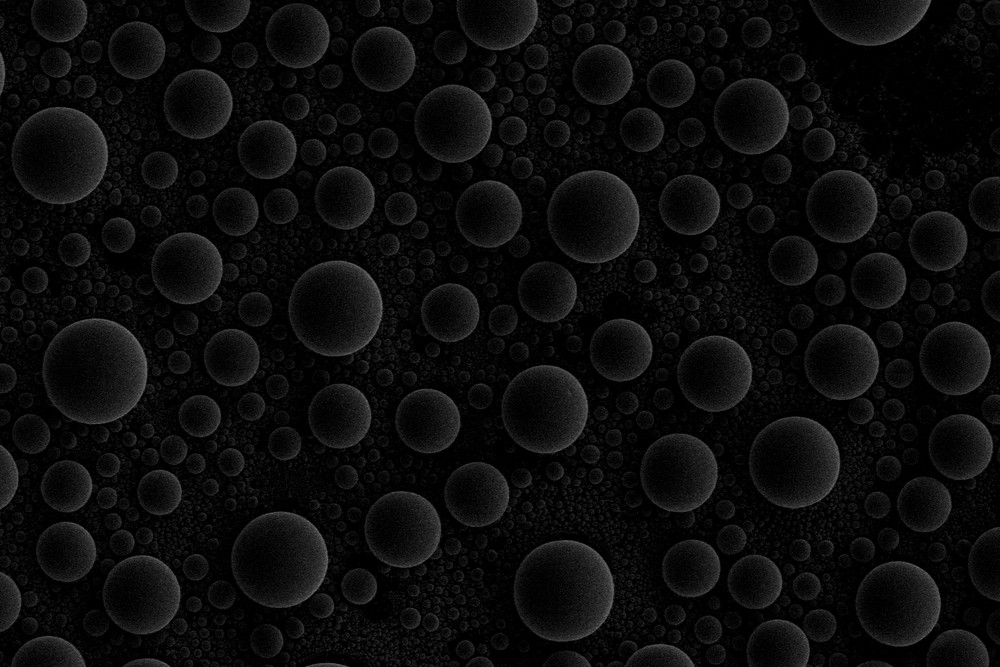
#> input picture data/cb/cb_003_0.57_0.33.png, 1000 x 667 px, shrunk from 1536 x 1024 before the run; its folder holds 4 pictures in this run
$ jupyter execute 01_CB_Solution1.ipynb
#> lines starting #> are read from the running program, lines starting #| are printed output that depends on the picture
[cell 1]
# Import the modules
import glob

import cv2
from matplotlib import pyplot as plt
import numpy as np

[cell 2]
import matplotlib
matplotlib.rcParams['figure.figsize'] = [12.0, 8.0]
matplotlib.rcParams['image.cmap'] = 'gray'

[cell 3]
# Load the images
filenames = sorted(glob.glob('./data/cb/cb_*.png'))  # image file names
images = []  # list of images
for filename in filenames:
    images.append(cv2.imread(filename, 0))  # load image in grayscale

[cell 4]
# Find the image with optimal contrast and brightness
values = []
#> values = []
for image in images:
    image = image / 255  # convert pixel values to range 0..1
    clipped = (np.sum(image < 0.1) + np.sum(image > 0.9)) / image.size  # calculate ratio of clipped pixels
    mean_distance = abs(np.mean(image) - 0.5)  # calculate the distance of the mean to 0.5
    std = np.std(image)  # calculate the standard deviation
    values.append((clipped, mean_distance, std))
#> this loop made 4 passes
#> pass 3, `image = image / 255`:
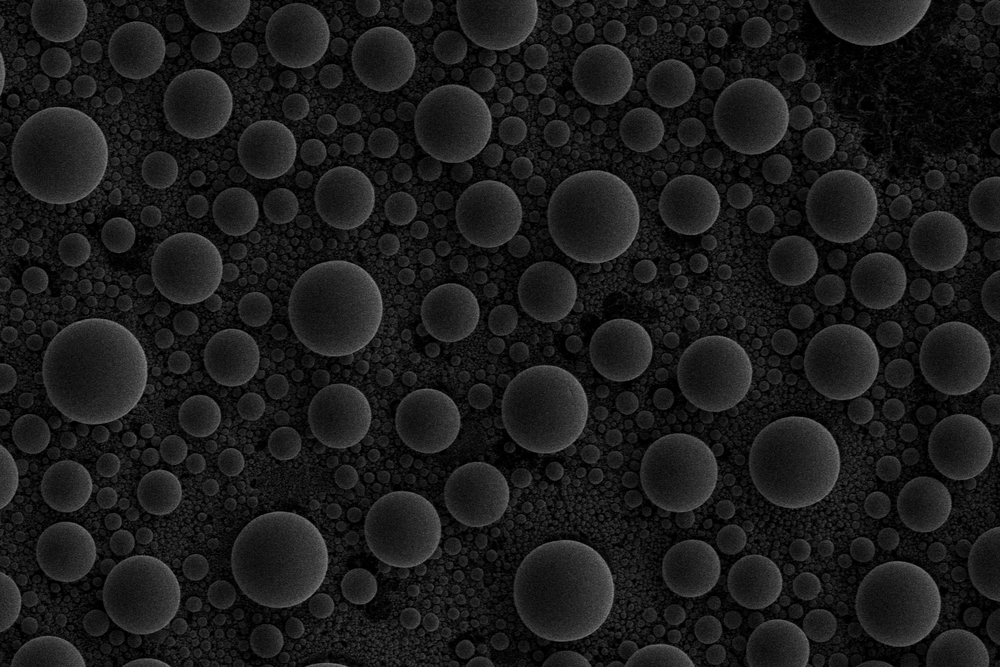
#> image: shape (667, 1000) float64; min 0, max 0.518, mean 0.106

# Convert values to NumPy array and normalize them
values = np.array(values)
values[:, 0] = 1 - (values[:, 0] - np.min(values[:, 0])) / (np.max(values[:, 0]) - np.min(values[:, 0]))
values[:, 1] = 1 - (values[:, 1] - np.min(values[:, 1])) / (np.max(values[:, 1]) - np.min(values[:, 1]))
values[:, 2] = (values[:, 2] - np.min(values[:, 2])) / (np.max(values[:, 2]) - np.min(values[:, 2]))

# Calculate the scores as sum of values
scores = np.sum(values, axis=1)

max_cb = np.argmax(scores)  # index of image with optimal contrast/brightness

[cell 5]
# Show the result
print("The optimal contrast/brightness has the image {0}".format(max_cb))
plt.imshow(images[max_cb], cmap='gray')
plt.show()
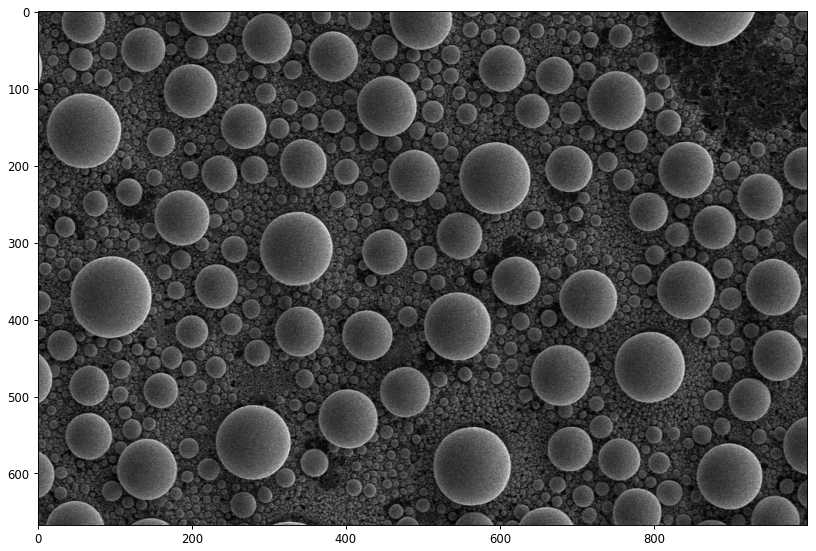
#> figure drawn by matplotlib, 1 panel
